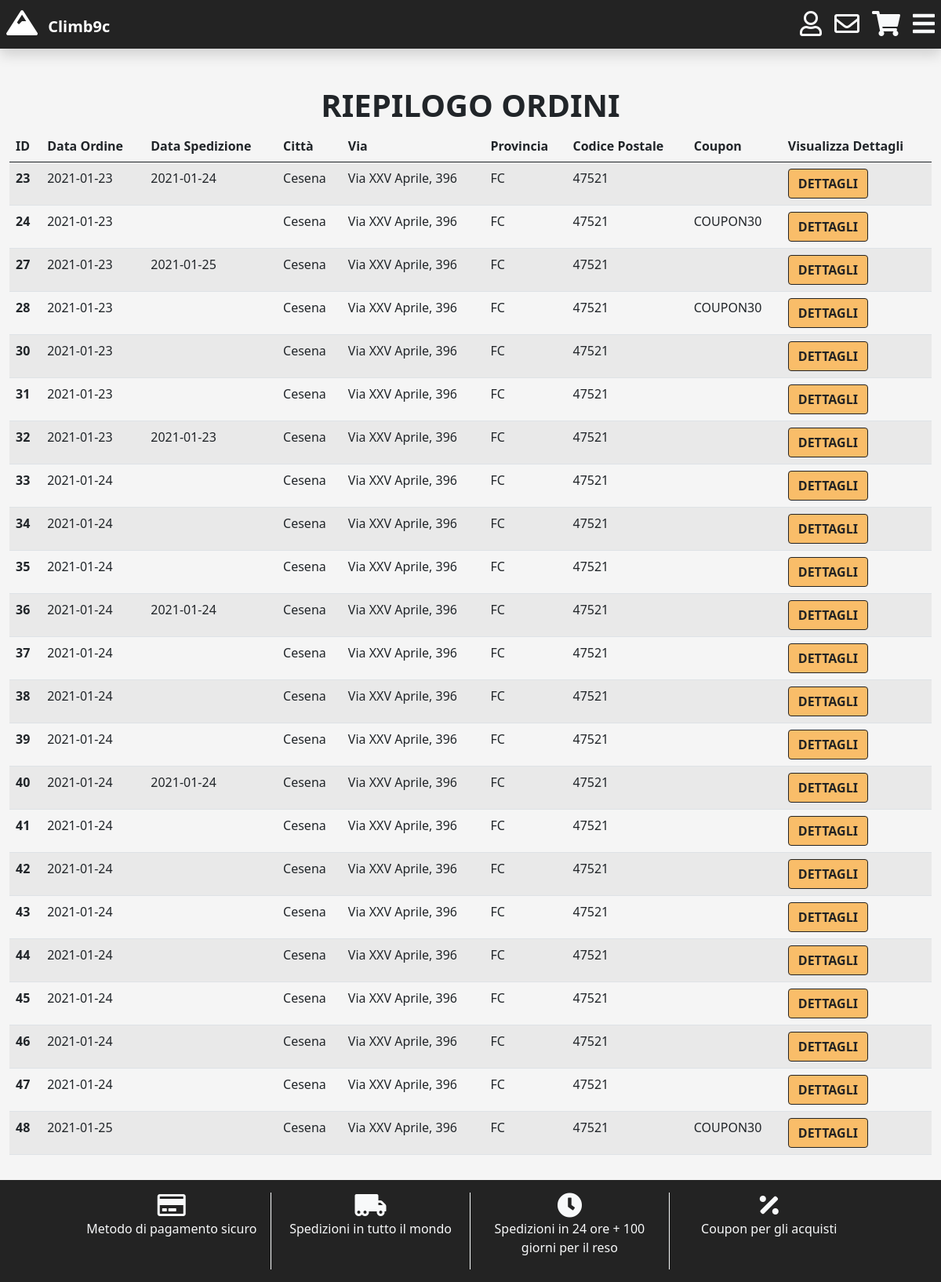
Screenshot of /orders-summary.php (signed in) with the database file from the repository.
### tables this page shows
CREATE TABLE `order` (
  `idORDER` int(11) NOT NULL,
  `date` date NOT NULL,
  `customer_address` int(11) NOT NULL,
  `shipping_date` date DEFAULT NULL,
  `COUPONcode` varchar(10) DEFAULT NULL
);

### html/orders-summary.php (called while the page is built)
<?php
require_once 'bootstrap.php';
if(isset($_SESSION["idCUSTOMER"])){
    $templateParams["title"]="Climb9c - Riepilogo ordini";
    $templateParams["search_bar"] = FALSE;
    $templateParams["name"] = "orders-summary-template.php";
    $templateParams["customerOrders"] = $dbh->getOrders($_SESSION["idCUSTOMER"]);
    $templateParams["categories"]=$dbh->getCategories();
    foreach($templateParams["categories"] as $category){
        $templateParams[$category["id"]."-subcategory"]=$dbh->getSubcategories($category["id"]);
    }
}else{
    header("location: login.php");
}
require './template/base-template.php';
?>

### html/db/database.php (called while the page is built, shortened)
<?php
class DatabaseHelper{
    private $db;
    public function __construct($servername, $username, $password, $dbname, $port){
        $this->db = new mysqli($servername, $username, $password, $dbname, $port);
    }
    public function getCategories(){
      $query = "SELECT name, idCATEGORY AS id FROM category";
      $stmt = $this->db->prepare($query);
      $stmt->execute();
      $result = $stmt->get_result();
      return $result->fetch_all(MYSQLI_ASSOC);
    }
    public function getSubcategories($idCategory){
      $query = "SELECT s.name, s.idSUBCATEGORY AS id FROM subcategory s INNER JOIN category c ON s.idCATEGORY=c.idCATEGORY WHERE s.idCATEGORY=?";
      $stmt = $this->db->prepare($query);
      $stmt->bind_param('i',$idCategory);
      $stmt->execute();
      $result = $stmt->get_result();
      return $result->fetch_all(MYSQLI_ASSOC);
    }
    public function getOrders($idCUSTOMER){
      $query = "SELECT o.idORDER, o.date, o.shipping_date, o.COUPONcode, a.street, a.province, a.city, a.zip_code
      FROM (`order` o JOIN `customer_address` c ON o.customer_address=c.idCUSTOMER_ADDRESS)
      JOIN `address` a ON c.idADDRESS=a.idADDRESS
      WHERE c.idCUSTOMER=?
      GROUP BY o.idORDER";
      $stmt = $this->db->prepare($query);
      $stmt->bind_param('i',$idCUSTOMER);
      $stmt->execute();
      $result = $stmt->get_result();
      return $result->fetch_all(MYSQLI_ASSOC);
    }
}
?>

### html/bootstrap.php (called while the page is built, shortened)
<?php
require_once("db/database.php");
$dbh = new DatabaseHelper("4.tcp.ngrok.io", "root", "", "climb_9c", 11990);
?>

### html/template/orders-summary-template.php (the view, shortened to what this page needs)
<div class="row mx-auto mt-5 mb-2">
    <div class="col-12 m-auto">
        <h1 class="m-auto fw-bold text-center">RIEPILOGO ORDINI</h1>
    </div>
</div>
<div class="row m-auto scroll">
    <div class="col-md-12 m-auto">
        <table class="table table-striped">
            <thead>
              <tr>
                <th id="ID" scope="col">ID</th>
                <th id="data-ordine" scope="col">Data Ordine</th>
                <th id="data-spedizione" scope="col">Data Spedizione</th>
                <th id="citta" scope="col">Città</th>
                <th id="via" scope="col">Via</th>
                <th id="provincia" scope="col">Provincia</th>
                <th id="codice-postale" scope="col">Codice Postale</th>
                <th id="coupon" scope="col">Coupon</th>
                <th id="dettagli" scope="col">Visualizza Dettagli</th>
              </tr>
            </thead>
            <tbody>
            <?php foreach($templateParams["customerOrders"] as $order): ?>
              <tr>
                <th id="ID-n-<?php echo $order["idORDER"]; ?>" headers="ID" scope="row"><?php echo $order["idORDER"] ?></th>
                <td headers="data-ordine"><?php echo $order["date"] ?></td>
                <td headers="data-spedizione"><?php echo $order["shipping_date"] ?></td>
                <td headers="citta"><?php echo $order["city"] ?></td>
                <td headers="via"><?php echo $order["street"] ?></td>
                <td headers="provincia"><?php echo $order["province"] ?></td>
                <td headers="codice-postale"><?php echo $order["zip_code"] ?></td>
                <td headers="coupon"><?php echo $order["COUPONcode"] ?></td>
                <td headers="dettagli">
                  <form action="./order-detail.php" method="post">
                    <button type="submit" class="btn btn-primary fw-bold">DETTAGLI</button>
                  </form>
                </td>
              </tr>
              <?php endforeach; ?>
            </tbody>
          </table>
    </div>
</div>

### html/css/style.css (style rules this page uses)
.bg-light { background-color: #F5F5F5!important; }
.btn-primary { background-color: #F9BD69!important; color: #232323!important; border-color: #232323!important; }
.scroll { overflow: auto!important; white-space: nowrap!important; }

### rows the page displays
order: idORDER "23", date "2021-01-23", shipping_date "2021-01-24", city "Cesena", street "Via XXV Aprile, 396", province "FC", zip_code "47521"
order: idORDER "24", date "2021-01-23", city "Cesena", street "Via XXV Aprile, 396", province "FC", zip_code "47521", COUPONcode "COUPON30"
order: idORDER "27", date "2021-01-23", shipping_date "2021-01-25", city "Cesena", street "Via XXV Aprile, 396", province "FC", zip_code "47521"
order: idORDER "28", date "2021-01-23", city "Cesena", street "Via XXV Aprile, 396", province "FC", zip_code "47521", COUPONcode "COUPON30"
order: idORDER "30", date "2021-01-23", city "Cesena", street "Via XXV Aprile, 396", province "FC", zip_code "47521"
order: idORDER "31", date "2021-01-23", city "Cesena", street "Via XXV Aprile, 396", province "FC", zip_code "47521"
order: idORDER "32", date "2021-01-23", shipping_date "2021-01-23", city "Cesena", street "Via XXV Aprile, 396", province "FC", zip_code "47521"
order: idORDER "33", date "2021-01-24", city "Cesena", street "Via XXV Aprile, 396", province "FC", zip_code "47521"
order: idORDER "34", date "2021-01-24", city "Cesena", street "Via XXV Aprile, 396", province "FC", zip_code "47521"
order: idORDER "35", date "2021-01-24", city "Cesena", street "Via XXV Aprile, 396", province "FC", zip_code "47521"
order: idORDER "36", date "2021-01-24", shipping_date "2021-01-24", city "Cesena", street "Via XXV Aprile, 396", province "FC", zip_code "47521"
order: idORDER "37", date "2021-01-24", city "Cesena", street "Via XXV Aprile, 396", province "FC", zip_code "47521"
order: idORDER "38", date "2021-01-24", city "Cesena", street "Via XXV Aprile, 396", province "FC", zip_code "47521"
order: idORDER "39", date "2021-01-24", city "Cesena", street "Via XXV Aprile, 396", province "FC", zip_code "47521"
order: idORDER "40", date "2021-01-24", shipping_date "2021-01-24", city "Cesena", street "Via XXV Aprile, 396", province "FC", zip_code "47521"
order: idORDER "41", date "2021-01-24", city "Cesena", street "Via XXV Aprile, 396", province "FC", zip_code "47521"
order: idORDER "42", date "2021-01-24", city "Cesena", street "Via XXV Aprile, 396", province "FC", zip_code "47521"
order: idORDER "43", date "2021-01-24", city "Cesena", street "Via XXV Aprile, 396", province "FC", zip_code "47521"
order: idORDER "44", date "2021-01-24", city "Cesena", street "Via XXV Aprile, 396", province "FC", zip_code "47521"
order: idORDER "45", date "2021-01-24", city "Cesena", street "Via XXV Aprile, 396", province "FC", zip_code "47521"
order: idORDER "46", date "2021-01-24", city "Cesena", street "Via XXV Aprile, 396", province "FC", zip_code "47521"
order: idORDER "47", date "2021-01-24", city "Cesena", street "Via XXV Aprile, 396", province "FC", zip_code "47521"
order: idORDER "48", date "2021-01-25", city "Cesena", street "Via XXV Aprile, 396", province "FC", zip_code "47521", COUPONcode "COUPON30"
